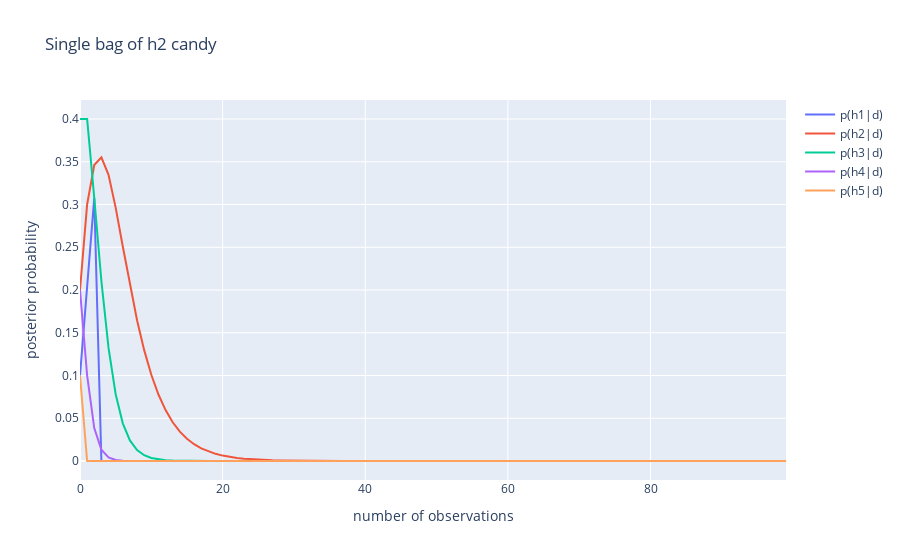
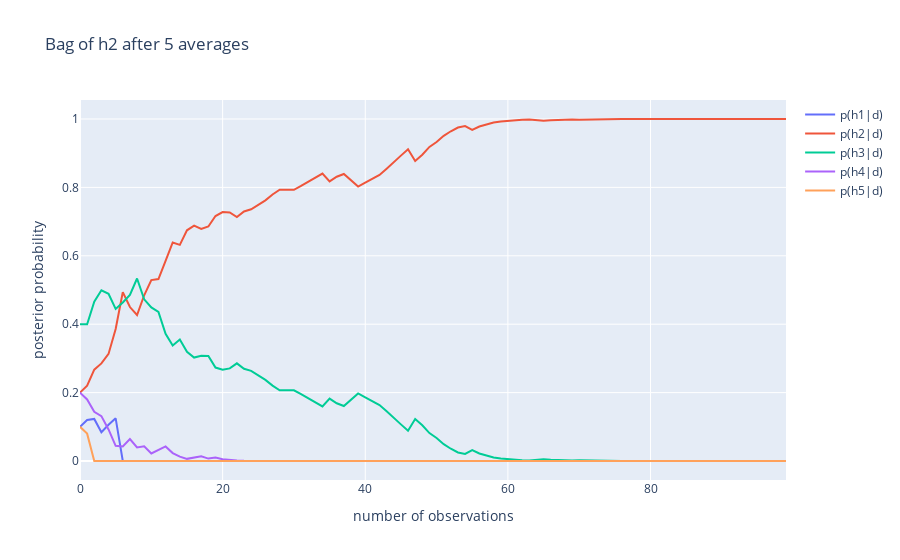

Notebook code for these charts, in order:
### Code cell
#Getting the Averages for h2

temp = makeDataSet("h2")
h1_p1 = getH1(temp)
h2_p1 = getH2(temp)
h3_p1 = getH3(temp)
h4_p1 = getH4(temp)
h5_p1 = getH5(temp)

#Single Bag
fig = go.Figure()
fig.update_layout(xaxis_title="number of observations",yaxis_title="posterior probability",title="Single bag of h2 candy")
fig.add_trace(go.Scatter(x = observations, y = h1_p1, mode='lines', name='p(h1|d)'))
fig.add_trace(go.Scatter(x = observations, y = h2_p2, mode='lines', name='p(h2|d)'))
fig.add_trace(go.Scatter(x = observations, y = h3_p3, mode='lines', name='p(h3|d)'))
fig.add_trace(go.Scatter(x = observations, y = h4_p4, mode='lines', name='p(h4|d)'))
fig.add_trace(go.Scatter(x = observations, y = h5_p5, mode='lines', name='p(h5|d)'))
fig.show()

temp = makeDataSet("h2")
h1_p2 = getH1(temp)
h2_p2 = getH2(temp)
h3_p2 = getH3(temp)
h4_p2 = getH4(temp)
h5_p2 = getH5(temp)

temp = makeDataSet("h2")
h1_p3 = getH1(temp)
h2_p3 = getH2(temp)
h3_p3 = getH3(temp)
h4_p3 = getH4(temp)
h5_p3 = getH5(temp)

temp = makeDataSet("h2")
h1_p4 = getH1(temp)
h2_p4 = getH2(temp)
h3_p4 = getH3(temp)
h4_p4 = getH4(temp)
h5_p4 = getH5(temp)

temp = makeDataSet("h2")
h1_p5 = getH1(temp)
h2_p5 = getH2(temp)
h3_p5 = getH3(temp)
h4_p5 = getH4(temp)
h5_p5 = getH5(temp)

#After 5 bags
h1_avg = []
h2_avg = []
h3_avg = []
h4_avg = []
h5_avg = []
for i in range (0,100,1):
    h1_avg.append(statistics.mean([h1_p1[i],h1_p2[i],h1_p3[i],h1_p4[i],h1_p5[i]]))
    h2_avg.append(statistics.mean([h2_p1[i],h2_p2[i],h2_p3[i],h2_p4[i],h2_p5[i]]))
    h3_avg.append(statistics.mean([h3_p1[i],h3_p2[i],h3_p3[i],h3_p4[i],h3_p5[i]]))
    h4_avg.append(statistics.mean([h4_p1[i],h4_p2[i],h4_p3[i],h4_p4[i],h4_p5[i]]))
    h5_avg.append(statistics.mean([h5_p1[i],h5_p2[i],h5_p3[i],h5_p4[i],h5_p5[i]]))
fig = go.Figure()
fig.update_layout(xaxis_title="number of observations",yaxis_title="posterior probability",title="Bag of h2 after 5 averages")
fig.add_trace(go.Scatter(x = observations, y = h1_avg, mode='lines', name='p(h1|d)'))
fig.add_trace(go.Scatter(x = observations, y = h2_avg, mode='lines', name='p(h2|d)'))
fig.add_trace(go.Scatter(x = observations, y = h3_avg, mode='lines', name='p(h3|d)'))
fig.add_trace(go.Scatter(x = observations, y = h4_avg, mode='lines', name='p(h4|d)'))
fig.add_trace(go.Scatter(x = observations, y = h5_avg, mode='lines', name='p(h5|d)'))
fig.show()

temp = makeDataSet("h2")
h1_p6 = getH1(temp)
h2_p6 = getH2(temp)
h3_p6 = getH3(temp)
h4_p6 = getH4(temp)
h5_p6 = getH5(temp)

temp = makeDataSet("h2")
h1_p7 = getH1(temp)
h2_p7 = getH2(temp)
h3_p7 = getH3(temp)
h4_p7 = getH4(temp)
h5_p7 = getH5(temp)

temp = makeDataSet("h2")
h1_p8 = getH1(temp)
h2_p8 = getH2(temp)
h3_p8 = getH3(temp)
h4_p8 = getH4(temp)
h5_p8 = getH5(temp)

temp = makeDataSet("h2")
h1_p9 = getH1(temp)
h2_p9 = getH2(temp)
h3_p9 = getH3(temp)
h4_p9 = getH4(temp)
h5_p9 = getH5(temp)

temp = makeDataSet("h2")
h1_p10 = getH1(temp)
h2_p10 = getH2(temp)
h3_p10 = getH3(temp)
h4_p10 = getH4(temp)
h5_p10 = getH5(temp)

#After 10 bags
h1_avg = []
h2_avg = []
h3_avg = []
h4_avg = []
h5_avg = []
for i in range (0,100,1):
    h1_avg.append(statistics.mean([h1_p1[i],h1_p2[i],h1_p3[i],h1_p4[i],h1_p5[i],h1_p6[i],h1_p7[i],h1_p8[i],h1_p9[i],h1_p10[i]]))
    h2_avg.append(statistics.mean([h2_p1[i],h2_p2[i],h2_p3[i],h2_p4[i],h2_p5[i],h2_p6[i],h2_p7[i],h2_p8[i],h2_p9[i],h2_p10[i]]))
    h3_avg.append(statistics.mean([h3_p1[i],h3_p2[i],h3_p3[i],h3_p4[i],h3_p5[i],h3_p6[i],h3_p7[i],h3_p8[i],h3_p9[i],h3_p10[i]]))
    h4_avg.append(statistics.mean([h4_p1[i],h4_p2[i],h4_p3[i],h4_p4[i],h4_p5[i],h4_p6[i],h4_p7[i],h4_p8[i],h4_p9[i],h4_p10[i]]))
    h5_avg.append(statistics.mean([h5_p1[i],h5_p2[i],h5_p3[i],h5_p4[i],h5_p5[i],h5_p6[i],h5_p7[i],h5_p8[i],h5_p9[i],h5_p10[i]]))
fig = go.Figure()
fig.update_layout(xaxis_title="number of observations",yaxis_title="posterior probability",title="Bag of h2 after 10 averages")
fig.add_trace(go.Scatter(x = observations, y = h1_avg, mode='lines', name='p(h1|d)'))
fig.add_trace(go.Scatter(x = observations, y = h2_avg, mode='lines', name='p(h2|d)'))
fig.add_trace(go.Scatter(x = observations, y = h3_avg, mode='lines', name='p(h3|d)'))
fig.add_trace(go.Scatter(x = observations, y = h4_avg, mode='lines', name='p(h4|d)'))
fig.add_trace(go.Scatter(x = observations, y = h5_avg, mode='lines', name='p(h5|d)'))
fig.show()
